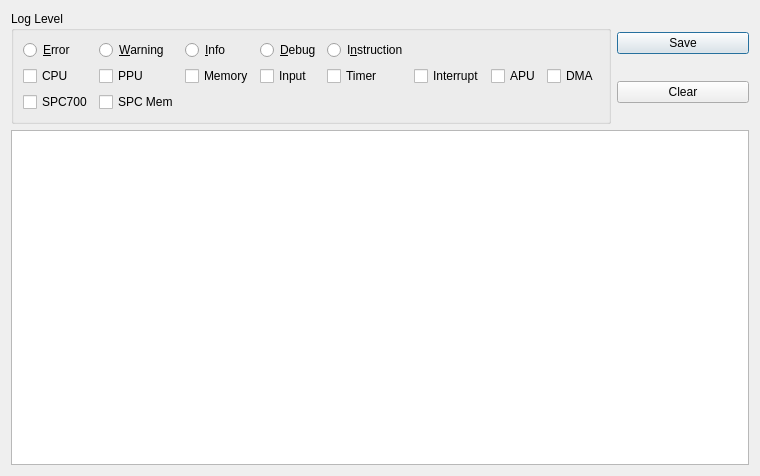
<?xml version="1.0" encoding="UTF-8"?>
<ui version="4.0">
 <class>LogWindow</class>
 <widget class="QDialog" name="LogWindow">
  <property name="geometry">
   <rect>
    <x>0</x>
    <y>0</y>
    <width>760</width>
    <height>476</height>
   </rect>
  </property>
  <property name="windowTitle">
   <string>Log Window</string>
  </property>
  <layout class="QGridLayout" name="gridLayout_2">
   <item row="0" column="0">
    <widget class="QGroupBox" name="groupBox">
     <property name="title">
      <string>Log Level</string>
     </property>
     <layout class="QGridLayout" name="gridLayout">
      <item row="1" column="1">
       <widget class="QCheckBox" name="chkPpu">
        <property name="text">
         <string>PPU</string>
        </property>
       </widget>
      </item>
      <item row="1" column="4">
       <widget class="QCheckBox" name="chkTimer">
        <property name="text">
         <string>Timer</string>
        </property>
       </widget>
      </item>
      <item row="0" column="4">
       <widget class="QRadioButton" name="rbInstruction">
        <property name="text">
         <string>I&amp;nstruction</string>
        </property>
       </widget>
      </item>
      <item row="1" column="0">
       <widget class="QCheckBox" name="chkCpu">
        <property name="text">
         <string>CPU</string>
        </property>
       </widget>
      </item>
      <item row="1" column="3">
       <widget class="QCheckBox" name="chkInput">
        <property name="text">
         <string>Input</string>
        </property>
       </widget>
      </item>
      <item row="1" column="7">
       <widget class="QCheckBox" name="chkDma">
        <property name="text">
         <string>DMA</string>
        </property>
       </widget>
      </item>
      <item row="1" column="5">
       <widget class="QCheckBox" name="chkInterrupt">
        <property name="text">
         <string>Interrupt</string>
        </property>
       </widget>
      </item>
      <item row="0" column="0">
       <widget class="QRadioButton" name="rbError">
        <property name="text">
         <string>&amp;Error</string>
        </property>
       </widget>
      </item>
      <item row="1" column="6">
       <widget class="QCheckBox" name="chkApu">
        <property name="text">
         <string>APU</string>
        </property>
       </widget>
      </item>
      <item row="0" column="3">
       <widget class="QRadioButton" name="rbDebug">
        <property name="text">
         <string>&amp;Debug</string>
        </property>
       </widget>
      </item>
      <item row="0" column="1">
       <widget class="QRadioButton" name="rbWarning">
        <property name="text">
         <string>&amp;Warning</string>
        </property>
       </widget>
      </item>
      <item row="1" column="2">
       <widget class="QCheckBox" name="chkMemory">
        <property name="text">
         <string>Memory</string>
        </property>
       </widget>
      </item>
      <item row="0" column="2">
       <widget class="QRadioButton" name="rbInfo">
        <property name="text">
         <string>&amp;Info</string>
        </property>
       </widget>
      </item>
      <item row="2" column="0">
       <widget class="QCheckBox" name="chkSpc700">
        <property name="text">
         <string>SPC700</string>
        </property>
       </widget>
      </item>
      <item row="2" column="1">
       <widget class="QCheckBox" name="chkSpcMem">
        <property name="text">
         <string>SPC Mem</string>
        </property>
       </widget>
      </item>
     </layout>
    </widget>
   </item>
   <item row="0" column="1">
    <layout class="QVBoxLayout" name="verticalLayout">
     <item>
      <widget class="QPushButton" name="btnSave">
       <property name="text">
        <string>Save</string>
       </property>
      </widget>
     </item>
     <item>
      <widget class="QPushButton" name="btnClear">
       <property name="text">
        <string>Clear</string>
       </property>
      </widget>
     </item>
    </layout>
   </item>
   <item row="1" column="0" colspan="2">
    <widget class="QTextEdit" name="txtOutput"/>
   </item>
  </layout>
 </widget>
 <resources/>
 <connections/>
</ui>
